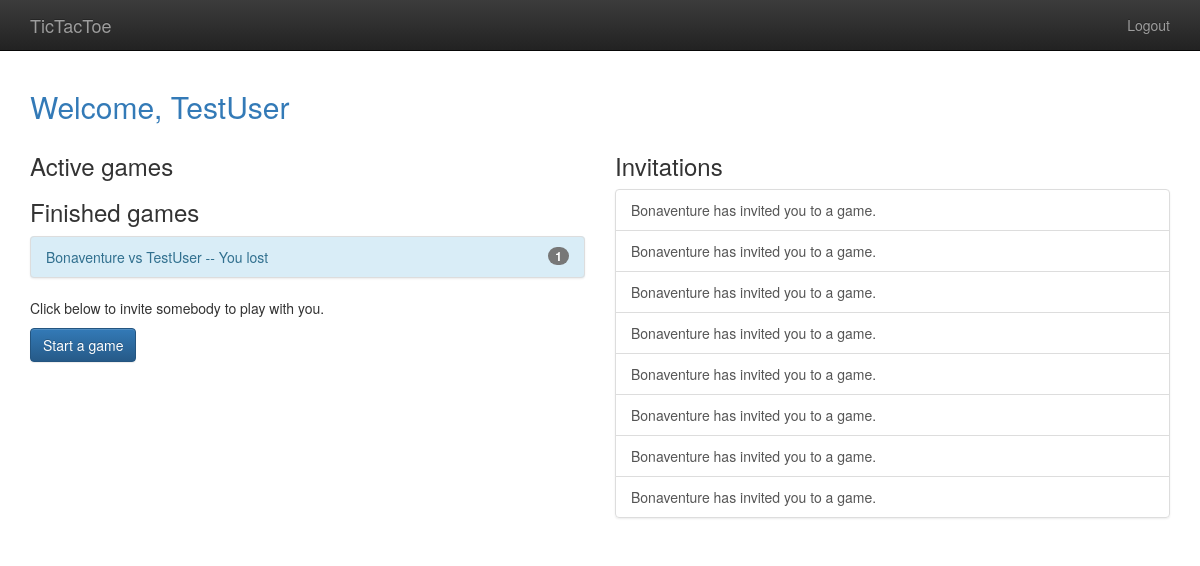
The app's page /player/home (signed in) with its own data.
### gameplay/models.py (models this page shows, shortened)
class Game(models.Model):
    first_player = models.ForeignKey(User,
                                    related_name="games_first_player",
                                    on_delete=models.CASCADE)
    second_player = models.ForeignKey(User,
                                    related_name="games_second_player",
                                    on_delete=models.CASCADE)
    start_time = models.DateTimeField(auto_now_add=True)
    last_time = models.DateTimeField(auto_now=True)
    status = models.CharField(max_length=1, default='F',
                              choices=GAME_STATUS_CHOICES)
    objects = GamesQuerySet.as_manager()
    def get_absolute_url(self):
        return reverse('gameplay_detail', args=[self.id])
    def __str__(self):
        return f"{self.first_player} vs {self.second_player}"

### player/models.py (models this page shows)
class Invitation(models.Model):
    from_user = models.ForeignKey(User,
                                  related_name="invitations_sent",
                                  on_delete=models.CASCADE)
    to_user = models.ForeignKey(User,
                                related_name="invitations_received",
                                verbose_name="User to invite",
                                help_text="Please select the user you want to play with.",
                                on_delete=models.CASCADE)
    message = models.CharField(max_length=300, blank=True,
                               verbose_name="Optional Message",
                               help_text="It's always nice to add a friendly message!")
    timestamp = models.DateTimeField(auto_now_add=True)

### player/views.py (the view)
# urls.py: path('home', home, name="player_home"),
@login_required()
def home(request):
    my_games = Game.objects.games_for_user(request.user)
    active_games = my_games.active()
    finished_games = my_games.difference(active_games)
    invitations = request.user.invitations_received.all()
    return render(request, 'player/home.html',
                  {'games': active_games,
                  'finished_games': finished_games,
                  'invitations': invitations})

### gameplay/models.py (called while the page is built)
    def games_for_user(self, user):
        return self.filter(
            Q(first_player=user) | Q(second_player=user)
        )

    def active(self):
        return self.filter(
            Q(status='F') | Q(status='S')
        )

### templates/player/home.html (shortened to what this page needs)
{% extends "base.html" %}
{% block content %}
<h2 class="text-primary">Welcome, {{ user.username }}</h2>
<div class="row">
    <div class="col-md-6">
        <h3>Active games</h3>
        <h3>Finished games</h3>
        {% include "player/game_list_snippet.html" with games_list=finished_games %}
        <p>Click below to invite somebody to play with you.</p>
        <p>
            <a href="{% url 'player_new_invitation' %}" class="btn btn-primary">Start
                a game</a>
        </p>
    </div>
    <div class="col-md-6">
        <h3>Invitations</h3>
        {% if invitations %}
        <div class="list-group">
            {% for inv in invitations %}
            <a href="{% url 'player_accept_invitation' id=inv.id %}"
                class="list-group-item">
                {{ inv.from_user.username }} has invited you to a game.
            </a>
            {% endfor %}
        </div>
        {% else %}
        <p>You have no invitations.</p>
        {% endif %}
    </div>
</div>
{% endblock %}

### templates/base.html (shortened to what this page needs)
{% load static %}
<!doctype html>
<html class="no-js" lang="">
  <head>
    {% block styling %}
    <link rel="stylesheet" href="{% static 'css/bootstrap.min.css' %}">
    <link rel="stylesheet" href="{% static 'css/bootstrap-theme.min.css' %}">
    <link rel="stylesheet" href="{% static 'css/main.css' %}">
    {% endblock styling %}
  </head>
  <body>
    <nav class="navbar navbar-inverse navbar-fixed-top" role="navigation">
      <div class="container">
        <div class="navbar-header">
          <a class="navbar-brand" href="/">TicTacToe</a>
        </div>
        <ul class="nav navbar-nav navbar-right">
          {% if user.is_authenticated %}
          <li><a href="{% url 'player_logout' %}">Logout</a></li>
          {% else %}
          <li><a href="{% url 'player_login' %}">Login</a></li>
          {% endif %}
        </ul>
      </div>
    </nav>
    <div class="container">
      {% block content %}
      {% endblock %}
    </div>
  </body>
</html>

### templates/player/game_list_snippet.html
{% if games_list %}
    <div class="list-group bg-info">
        {% for game in games_list %}
            <a href="{{ game.get_absolute_url }}"
                class="list-group-item list-group-item-info">
                {{ game }}
                {% if game.status not in 'FS' %}
                    {% if game.status == 'D' %}
                        -- Draw
                    {% elif game.status == 'W' and user == game.first_player %}
                        -- You won!
                    {% elif game.status == 'L' and user == game.second_player %}
                        -- You won!
                    {% else %}
                        -- You lost
                    {% endif %}
                {% endif %}
                <span class="badge">{{ game.move_set.count }}</span>
            </a>
        {% endfor %}
    </div>
{% endif %}

### templates/base.html (style rules this page uses)
body { padding-top: 70px; padding-bottom: 20px; }

### records on screen
Game: first_player+second_player "Bonaventure vs TestUser", status "-- You lost", move_set.count "1"
Invitation: from_user.username "Bonaventure"
Invitation: from_user.username "Bonaventure"
Invitation: from_user.username "Bonaventure"
Invitation: from_user.username "Bonaventure"
Invitation: from_user.username "Bonaventure"
Invitation: from_user.username "Bonaventure"
Invitation: from_user.username "Bonaventure"
Invitation: from_user.username "Bonaventure"

### other values on screen
{{ user.username }} "TestUser"
